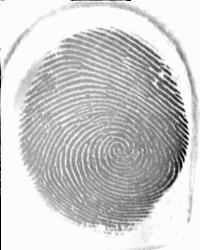
#> input picture finger_2.jpg, 200 x 250 px
$ python -i app.py   (imports and definitions only)
#> lines starting #> are read from the running program, lines starting #| are printed output that depends on the picture
from flask import Flask, jsonify, request
from PIL import Image, ImageDraw, ImageFont, ImageFilter, ImageEnhance
import random
from datetime import datetime
import io
import base64

# [1 line not run here, left out]

# Words to exclude in Bengali
EXCLUDED_WORDS_BN = ["মোহাম্মদ", "মোঃ"]

# Function to get a random Bengali font (adjust paths if needed)
# [10 lines left out: function get_random_font, not called in this run]

# Function to filter out excluded words from the name
def filter_excluded_words(name):
    words = [word for word in name.split() if word not in EXCLUDED_WORDS_BN]
    return " ".join(words)

# Shortens the name based on length
# [7 lines left out: function get_shortened_name, not called in this run]

# Generate fingerprint variation (add valid image paths)
def generate_fingerprint_variation():
    # You can upload or use valid image paths in Colab
    fingerprint_samples = ['finger_1.jpg', 'finger_2.jpg']  # Add valid paths for Colab
    sample_image_path = random.choice(fingerprint_samples)
    sample_image = Image.open(sample_image_path)
#> sample_image is the input picture: PIL image 200x250 RGB; min 0, max 255, mean 203.1

    # Random transformations
    transformations = [
        lambda img: img.transpose(Image.FLIP_LEFT_RIGHT),
        lambda img: img.resize((random.randint(200, 250), random.randint(240, 280))),
        lambda img: img.filter(ImageFilter.GaussianBlur(radius=random.uniform(0, 2)))  # Add blur
    ]

    # Apply a random transformation
    transformation = random.choice(transformations)
    modified_image = transformation(sample_image)
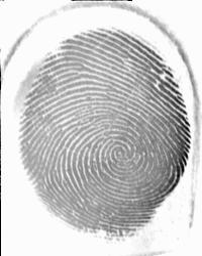
#> modified_image: PIL image 202x256 RGB; min 0, max 255, mean 203.1

    # Increase contrast
    enhancer = ImageEnhance.Contrast(modified_image)
    modified_image = enhancer.enhance(3.0)
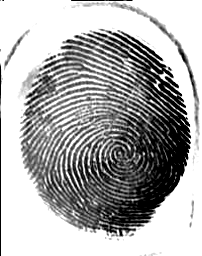
#> modified_image: PIL image 202x256 RGB; min 0, max 255, mean 172.2

    return modified_image

# Generate text image with UTF-8 support
# [57 lines left out: functions text_to_image, image_to_base64, not called in this run]

# [3 lines that did not run here, left out]

# [21 lines that did not run here, left out]

# Start Flask app on 0.0.0.0 so it can be accessed externally
# [2 lines not run here, left out]

>>> result = generate_fingerprint_variation()
